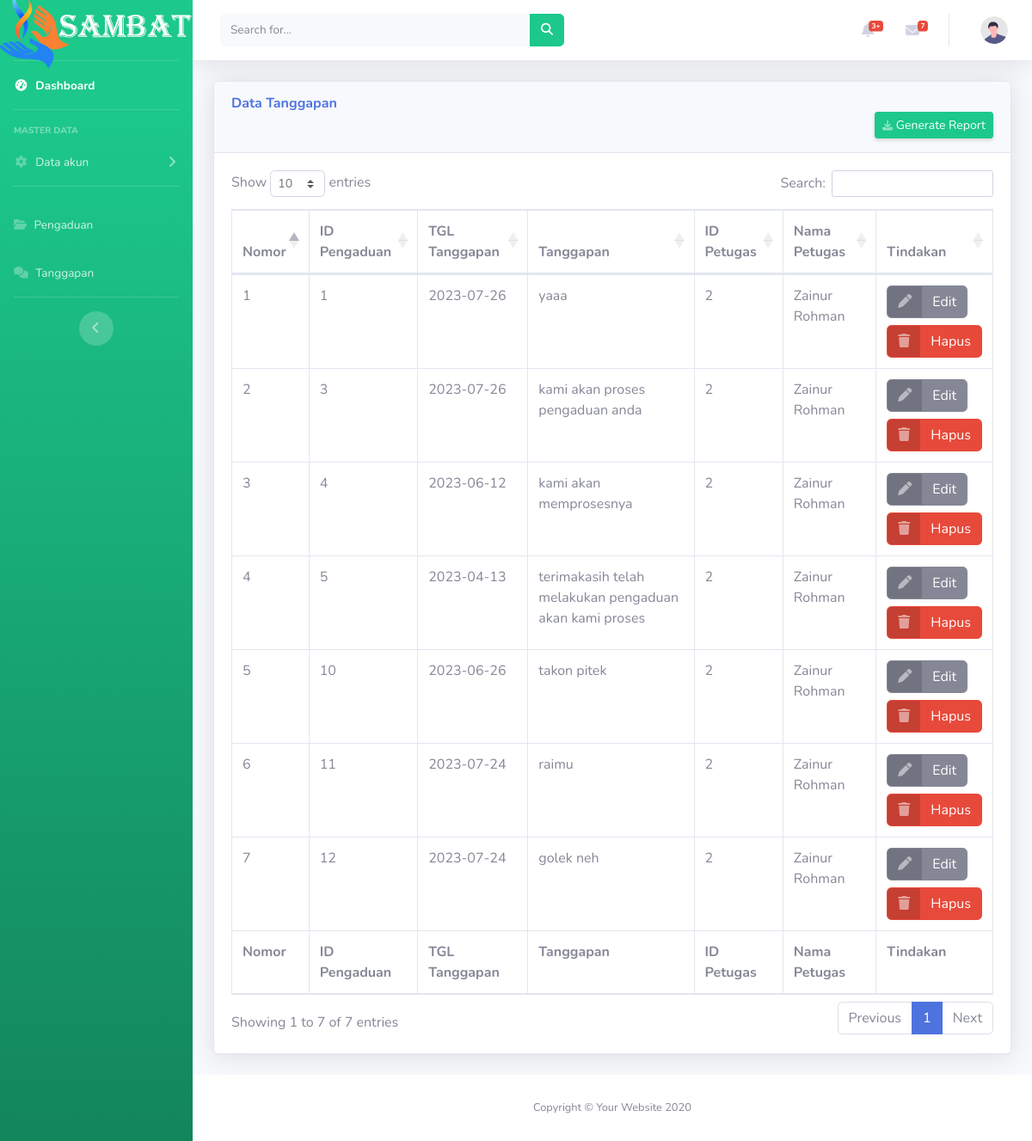
/data-tanggapan.php, run on the app's committed database.
### tables this page shows
CREATE TABLE `tanggapan` (
  `id_tanggapan` int(25) NOT NULL,
  `id_pengaduan` int(25) NOT NULL,
  `tgl_tanggapan` date NOT NULL,
  `tanggapan` varchar(225) NOT NULL,
  `id_petugas` int(25) NOT NULL
);

CREATE TABLE `petugas` (
  `id_petugas` int(25) NOT NULL,
  `nama_petugas` varchar(25) NOT NULL,
  `username` varchar(25) NOT NULL,
  `password` varchar(25) NOT NULL,
  `telp` varchar(13) NOT NULL,
  `level` enum('admin','petugas') NOT NULL
);

### data-tanggapan.php (the view, shortened to what this page needs)
<?php
include('config.php');
?>
<!DOCTYPE html>
<html lang="en">
<head>
    <link href="vendor/fontawesome-free/css/all.min.css" rel="stylesheet" type="text/css">
    <link href="css/sb-admin-2.min.css" rel="stylesheet">
    <link href="vendor/datatables/dataTables.bootstrap4.min.css" rel="stylesheet">
</head>
<body id="page-top">
    <div id="wrapper">
        <ul class="navbar-nav bg-gradient-success sidebar sidebar-dark accordion" id="accordionSidebar">
            <a class="sidebar-brand d-flex align-items-center justify-content-center" href="index.html">
                    <img src="img/logo2.png">
            </a>
            <li class="nav-item active">
                <a class="nav-link" href="dasboard.php">
                    <i class="fas fa-fw fa-tachometer-alt"></i>
                    <span>Dashboard</span></a>
            </li>
            <hr class="sidebar-divider">
            <div class="sidebar-heading">
                Master data
            </div>
            <li class="nav-item">
                <a class="nav-link collapsed" href="#" data-toggle="collapse" data-target="#collapseTwo"
                    aria-expanded="true" aria-controls="collapseTwo">
                    <i class="fas fa-fw fa-cog"></i>
                    <span>Data akun</span>
                </a>
            </li>
            <hr class="sidebar-divider">
            <li class="nav-item">
                <a class="nav-link" href="data-pengaduan.php">
                    <i class="fas fa-folder-open"></i>
                    <span>Pengaduan</span></a>
            </li>
            <li class="nav-item">
                <a class="nav-link" href="data-tanggapan.php">
                    <i class="fas fa-comments"></i>
                    <span>Tanggapan</span></a>
            </li>
            <hr class="sidebar-divider d-none d-md-block">
            <div class="text-center d-none d-md-inline">
                <button class="rounded-circle border-0" id="sidebarToggle"></button>
            </div>
        </ul>
        <div id="content-wrapper" class="d-flex flex-column">
            <div id="content">
                <nav class="navbar navbar-expand navbar-light bg-white topbar mb-4 static-top shadow">
                    <form
                        class="d-none d-sm-inline-block form-inline mr-auto ml-md-3 my-2 my-md-0 mw-100 navbar-search">
                        <div class="input-group">
                            <input type="text" class="form-control bg-light border-0 small" placeholder="Search for..."
                                aria-label="Search" aria-describedby="basic-addon2">
                            <div class="input-group-append">
                                <button class="btn btn-success" type="button">
                                    <i class="fas fa-search fa-sm"></i>
                                </button>
                            </div>
                        </div>
                    </form>
                    <ul class="navbar-nav ml-auto">
                        <li class="nav-item dropdown no-arrow mx-1">
                            <a class="nav-link dropdown-toggle" href="#" id="alertsDropdown" role="button"
                                data-toggle="dropdown" aria-haspopup="true" aria-expanded="false">
                                <i class="fas fa-bell fa-fw"></i>
                                <span class="badge badge-danger badge-counter">3+</span>
                            </a>
                        </li>
                        <li class="nav-item dropdown no-arrow mx-1">
                            <a class="nav-link dropdown-toggle" href="#" id="messagesDropdown" role="button"
                                data-toggle="dropdown" aria-haspopup="true" aria-expanded="false">
                                <i class="fas fa-envelope fa-fw"></i>
                                <span class="badge badge-danger badge-counter">7</span>
                            </a>
                        </li>
                        <li class="nav-item dropdown no-arrow">
                            <a class="nav-link dropdown-toggle" href="#" id="userDropdown" role="button"
                                data-toggle="dropdown" aria-haspopup="true" aria-expanded="false">
                                <img class="img-profile rounded-circle"
                                    src="img/undraw_profile.svg">
                            </a>
                        </li>
                    </ul>
                </nav>
                <div class="container-fluid">
                    <div class="card shadow mb-4">
                        <div class="card-header py-3">
                            <h6 class="m-0 font-weight-bold text-primary">Data Tanggapan</h6>
                            <a href="cetak1.php" target="_blank" class="d-none d-sm-inline-block btn btn-sm btn-success shadow-sm" style="float: right;"> Generate Report</a>
                        </div>
                        <div class="card-body">
                            <div class="table-responsive">
                                <table class="table table-bordered" id="dataTable" width="100%" cellspacing="0">
<thead>
                                        <tr>
                                            <th>Nomor</th>
                                            <th>ID Pengaduan</th>
                                            <th>TGL Tanggapan</th>
                                            <th>Tanggapan</th>
                                            <th>ID Petugas</th>
                                            <th>Nama Petugas</th>
                                            <th>Tindakan</th>
                                        </tr>
                                    </thead>
                                    <tfoot>
                                        <tr>
                                            <th>Nomor</th>
                                            <th>ID Pengaduan</th>
                                            <th>TGL Tanggapan</th>
                                            <th>Tanggapan</th>
                                            <th>ID Petugas</th>
                                            <th>Nama Petugas</th>
                                            <th>Tindakan</th>
                                        </tr>
                                    </tfoot>
                                    <tbody>
            <?php
            $query = mysqli_query($koneksi, "select a.*, b.* from tanggapan a
                                          inner join petugas b on a.id_petugas=b.id_petugas");
            if(mysqli_num_rows($query) > 0 ){
                $no =1;
            while($row = mysqli_fetch_assoc($query)) {
            ?>
              <tr>
                <td><?php print $no ?></td>
                <td><?php print $row['id_pengaduan']?></td>
                <td><?php print $row['tgl_tanggapan']?></td>
                <td><?php print $row['tanggapan']?></td>
                <td><?php print $row['id_petugas']?></td>
                <td><?php print $row['nama_petugas']?></td>
                <td>
                                <a href="edit-tanggapan.php?id_tanggapan=<?php print $row['id_tanggapan']?>" class="btn btn-secondary btn-icon-split">
                                    <span class="icon text-white-50">
                                        <i class="fas fa-pen"></i>
                                        </span>
                                    <span class="text">Edit</span>
                                </a>
                                <a href="delete-tanggapan.php?id_tanggapan=<?php print $row['id_tanggapan']?>" class="btn btn-danger btn-icon-split" onclick="return confirm(\'Yakin ingin menghapus data ini?\')">
                                    <span class="icon text-white-50">
                                        <i class="fas fa-trash"></i>
                                        </span>
                                    <span class="text">Hapus</span>
                                </a>
                </td>
              </tr>
                          <?php $no++;
                           }
                           }else{
                            echo '
                            <tr>
                            <td cosplan="7">Tidak ada data</td>
                            </tr>';
                           }    ?>
                                    </tbody>
                                </table>
                            </div>
                        </div>
                    </div>
                </div>
            </div>
            <footer class="sticky-footer bg-white">
                <div class="container my-auto">
                    <div class="copyright text-center my-auto">
                        <span>Copyright &copy; Your Website 2020</span>
                    </div>
                </div>
            </footer>
        </div>
    </div>
</body>
</html>

### data on the page
tanggapan: id_pengaduan "1", tgl_tanggapan "2023-07-26", tanggapan "yaaa", id_petugas.id_petugas "2", id_petugas.nama_petugas "Zainur Rohman"
tanggapan: id_pengaduan "3", tgl_tanggapan "2023-07-26", tanggapan "kami akan proses pengaduan anda", id_petugas.id_petugas "2", id_petugas.nama_petugas "Zainur Rohman"
tanggapan: id_pengaduan "4", tgl_tanggapan "2023-06-12", tanggapan "kami akan memprosesnya", id_petugas.id_petugas "2", id_petugas.nama_petugas "Zainur Rohman"
tanggapan: id_pengaduan "5", tgl_tanggapan "2023-04-13", tanggapan "terimakasih telah melakukan pengaduan akan kami proses", id_petugas.id_petugas "2", id_petugas.nama_petugas "Zainur Rohman"
tanggapan: id_pengaduan "10", tgl_tanggapan "2023-06-26", tanggapan "takon pitek", id_petugas.id_petugas "2", id_petugas.nama_petugas "Zainur Rohman"
tanggapan: id_pengaduan "11", tgl_tanggapan "2023-07-24", tanggapan "raimu", id_petugas.id_petugas "2", id_petugas.nama_petugas "Zainur Rohman"
tanggapan: id_pengaduan "12", tgl_tanggapan "2023-07-24", tanggapan "golek neh", id_petugas.id_petugas "2", id_petugas.nama_petugas "Zainur Rohman"
